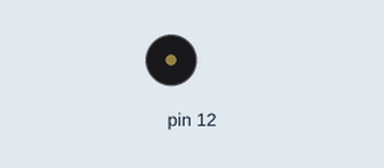
Recording of a sketch running on a simulated Arduino Uno, built with avr-gcc and run on an emulated ATmega328P. Parts: buzzer (waves = sounding).

Above: at 1.5 s.
Timing chart, 0 to 7.0 s (numbered marks = the images above):
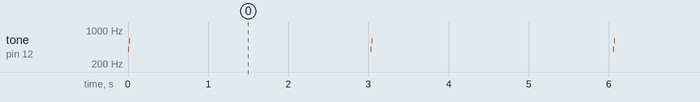

Measured:
- by itself, tone on pin 12: repeats every 3.0 s: 600 Hz 0.01 s, silent 3.0 s, 400 Hz 0.02 s

The sketch:

Buzzer.ino
```cpp
void setup() {
  // put your setup code here, to run once:
  pinMode(12,OUTPUT);
}

void loop() {
  //Tone(pin, frecuency, duration)
  //notone(pin) -- stops tone

  tone(12,1);
  tone(12,400);   // D
  delay(15);
  tone(12, 600);
  delay(10);
  noTone(12);
  tone(12,1500);
  delay(2);
  noTone(12);
  delay(3000);


}
```
